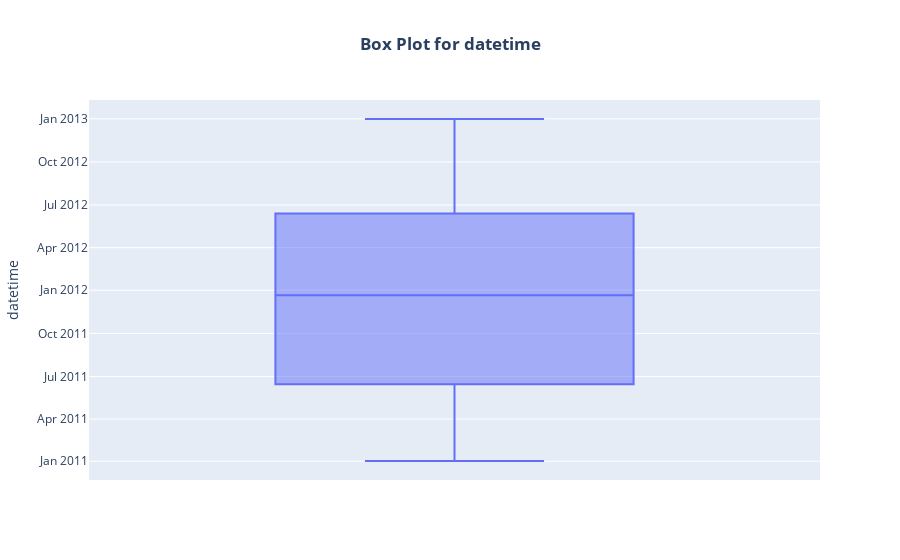
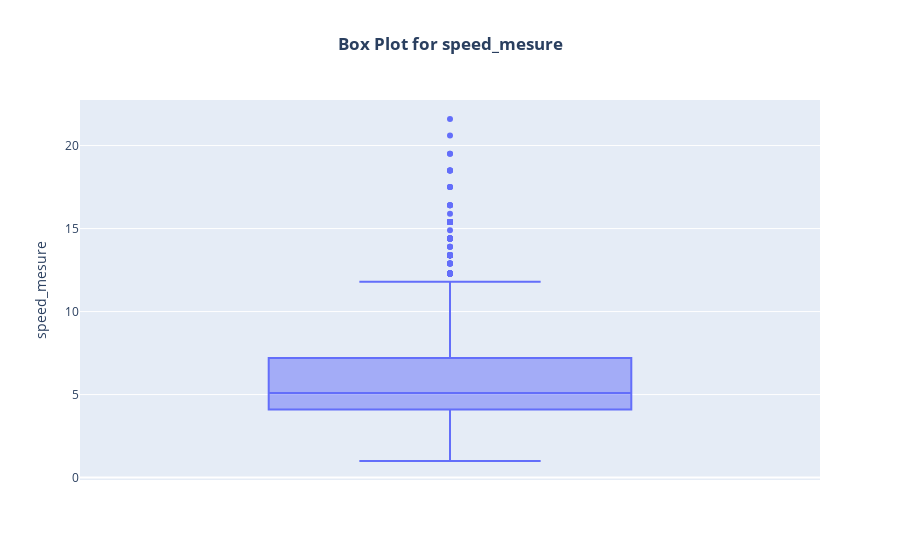
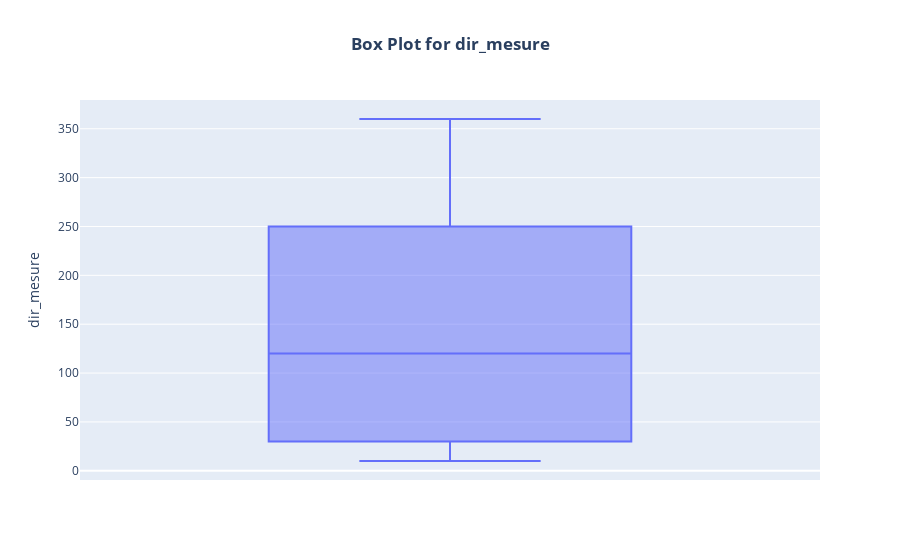
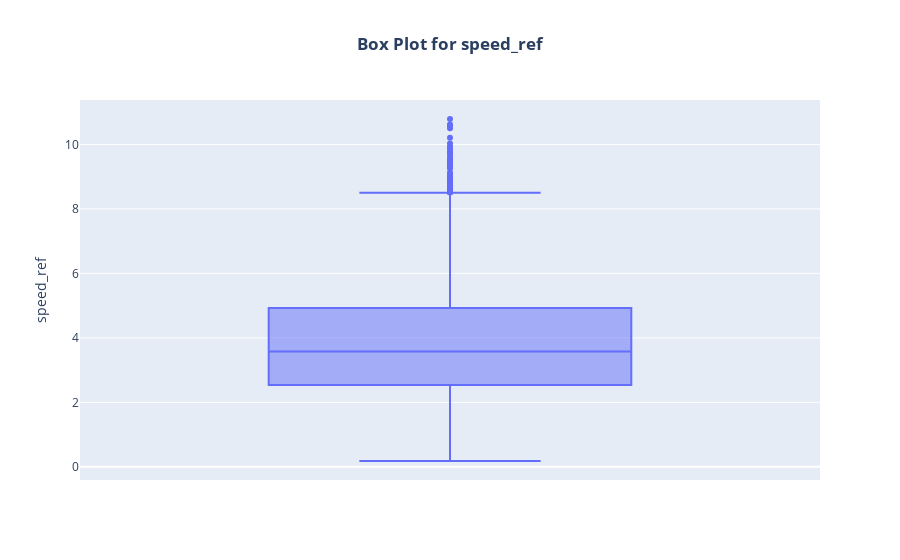

The notebook cell saved with these charts, in order:
### Code cell
for column in merged.columns:
    fig = px.box(merged, y=column, title=f'Box Plot for {column}')
    
    # Update layout to center the title and make it bold
    fig.update_layout(
        title=dict(text=f'<b>Box Plot for {column}</b>', x=0.5),
        boxmode='group'  
    )
    
    fig.show()

### Figure 1 — Plotly figure (JSON) as saved in the notebook; plotly's stock layout.template omitted (floating-point values rounded to 4 significant figures; data arrays with more than 128 entries replaced by an {"elided": "..."} marker saying what was removed)
{"data": [{"alignmentgroup": "True", "hovertemplate": "datetime=%{y}<extra></extra>", "legendgroup": "", "marker": {"color": "#636efa"}, "name": "", "notched": false, "offsetgroup": "", "orientation": "v", "showlegend": false, "type": "box", "x0": " ", "xaxis": "x", "y": {"elided": "3304 str values"}, "y0": " ", "yaxis": "y"}], "layout": {"boxmode": "group", "legend": {"tracegroupgap": 0}, "title": {"text": "<b>Box Plot for datetime</b>", "x": 0.5}, "xaxis": {"anchor": "y", "domain": [0, 1]}, "yaxis": {"anchor": "x", "domain": [0, 1], "title": {"text": "datetime"}}}}

### Figure 2 — Plotly figure (JSON) as saved in the notebook; plotly's stock layout.template omitted (floating-point values rounded to 4 significant figures; data arrays with more than 128 entries replaced by an {"elided": "..."} marker saying what was removed)
{"data": [{"alignmentgroup": "True", "hovertemplate": "speed_mesure=%{y}<extra></extra>", "legendgroup": "", "marker": {"color": "#636efa"}, "name": "", "notched": false, "offsetgroup": "", "orientation": "v", "showlegend": false, "type": "box", "x0": " ", "xaxis": "x", "y": {"elided": "3304 float values"}, "y0": " ", "yaxis": "y"}], "layout": {"boxmode": "group", "legend": {"tracegroupgap": 0}, "title": {"text": "<b>Box Plot for speed_mesure</b>", "x": 0.5}, "xaxis": {"anchor": "y", "domain": [0, 1]}, "yaxis": {"anchor": "x", "domain": [0, 1], "title": {"text": "speed_mesure"}}}}

### Figure 3 — Plotly figure (JSON) as saved in the notebook; plotly's stock layout.template omitted (floating-point values rounded to 4 significant figures; data arrays with more than 128 entries replaced by an {"elided": "..."} marker saying what was removed)
{"data": [{"alignmentgroup": "True", "hovertemplate": "dir_mesure=%{y}<extra></extra>", "legendgroup": "", "marker": {"color": "#636efa"}, "name": "", "notched": false, "offsetgroup": "", "orientation": "v", "showlegend": false, "type": "box", "x0": " ", "xaxis": "x", "y": {"elided": "3304 float values"}, "y0": " ", "yaxis": "y"}], "layout": {"boxmode": "group", "legend": {"tracegroupgap": 0}, "title": {"text": "<b>Box Plot for dir_mesure</b>", "x": 0.5}, "xaxis": {"anchor": "y", "domain": [0, 1]}, "yaxis": {"anchor": "x", "domain": [0, 1], "title": {"text": "dir_mesure"}}}}

### Figure 4 — Plotly figure (JSON) as saved in the notebook; plotly's stock layout.template omitted (floating-point values rounded to 4 significant figures; data arrays with more than 128 entries replaced by an {"elided": "..."} marker saying what was removed)
{"data": [{"alignmentgroup": "True", "hovertemplate": "speed_ref=%{y}<extra></extra>", "legendgroup": "", "marker": {"color": "#636efa"}, "name": "", "notched": false, "offsetgroup": "", "orientation": "v", "showlegend": false, "type": "box", "x0": " ", "xaxis": "x", "y": {"elided": "3304 float values"}, "y0": " ", "yaxis": "y"}], "layout": {"boxmode": "group", "legend": {"tracegroupgap": 0}, "title": {"text": "<b>Box Plot for speed_ref</b>", "x": 0.5}, "xaxis": {"anchor": "y", "domain": [0, 1]}, "yaxis": {"anchor": "x", "domain": [0, 1], "title": {"text": "speed_ref"}}}}
